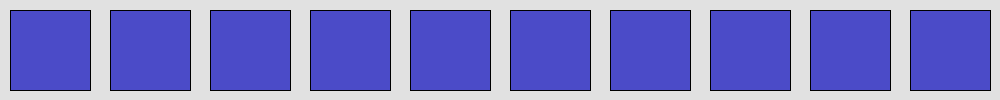
Frame 1 (no input)
Frame 60 (the mouse pressed at the canvas centre just before this capture): identical to frame 1, image omitted
Frame 120 (the mouse held since frame 60 and released just before this capture): identical to frame 1, image omitted

The Processing sketch that drew this single still picture (run headless with seeded random() and noise(); from frame 60 on, the mouse is pressed at the canvas centre):

// Processing sketch: question_1
// ── question_1.pde
/*
For this question, we're going to simulate the concept of having a product image you can hover over to see
the same product from a different angle, or perhaps a different variant. To simplify, we'll use coloured 
rectangles to represent product images, though if you are really keen you can try making it work with images instead!

Draw n rectangles on the output window, all in the same colour to keep it simple. You should be able to change the value of n to anything.

Each rectangle should also have another colour that is associated with it (these alternate colours should be
different for each rectangle). When the mouse is over any rectangle, change the colour of that rectangle 
to its alternate colour. When the mouse leaves the rectangle, its colour should revert back to the original.

You will need to use parallel arrays to solve this problem. This means you will store each attribute of 
the rectangles in a separate array. The index of the arrays indicates which rectangle the data is for. 
In other words, the values at index 0 all refer to the first rectangle, index 1 the second rectangle, etc.
*/

import java.util.Arrays;

////////////////////////
// Global Variables
////////////////////////

final int rectangleCount = 10;
int rectSize, rectWidth, rectY, rectMid;

final color rectRegColour = color(75,75,200);
color[] rectHoverColour = new color[rectangleCount];
color[] rectCurColour = new color[rectangleCount];

color drawColour;

////////////////////////
// Setup
////////////////////////

void settings() {
    size(100*rectangleCount, 100);
}

void setup() {
    background(225);

    rectMode(CENTER);
    rectSize = 80;
    rectWidth = 100;
    rectY = height/2;
    rectMid = rectWidth/2;

    int rectColourCount = 0;

    while (rectColourCount < rectangleCount) {
        rectHoverColour[rectColourCount] = color(random(100, 225), random(100, 225), random(100, 225));
        rectCurColour[rectColourCount] = rectRegColour;
        rectColourCount++;
    }
}

////////////////////////
// Draw
////////////////////////

void draw() {
    whereIsTheMouse();
    int rectDraw = 0;

    while (rectDraw < rectangleCount) {
        drawColour = rectCurColour[rectDraw];

        fill(drawColour);
        square(rectMid + (rectWidth*rectDraw), rectMid, rectSize);
        rectDraw++;
    }
}

////////////////////////
// Mouse stuff
////////////////////////

void whereIsTheMouse() {
    Arrays.fill(rectCurColour, rectRegColour);
    int mouseCount = 0;

    while (mouseCount < rectangleCount) {
        int prodL = 10 + rectWidth*mouseCount; 
        int prodR = 90 + rectWidth*mouseCount;
        int prodT = 10;
        int prodB = 90;
        if (mouseX >= prodL &&
            mouseX <= prodR &&
            mouseY >= prodT &&
            mouseY <= prodB) {
                rectCurColour[mouseCount] = rectHoverColour[mouseCount];
            }
        mouseCount++;
    }
}
